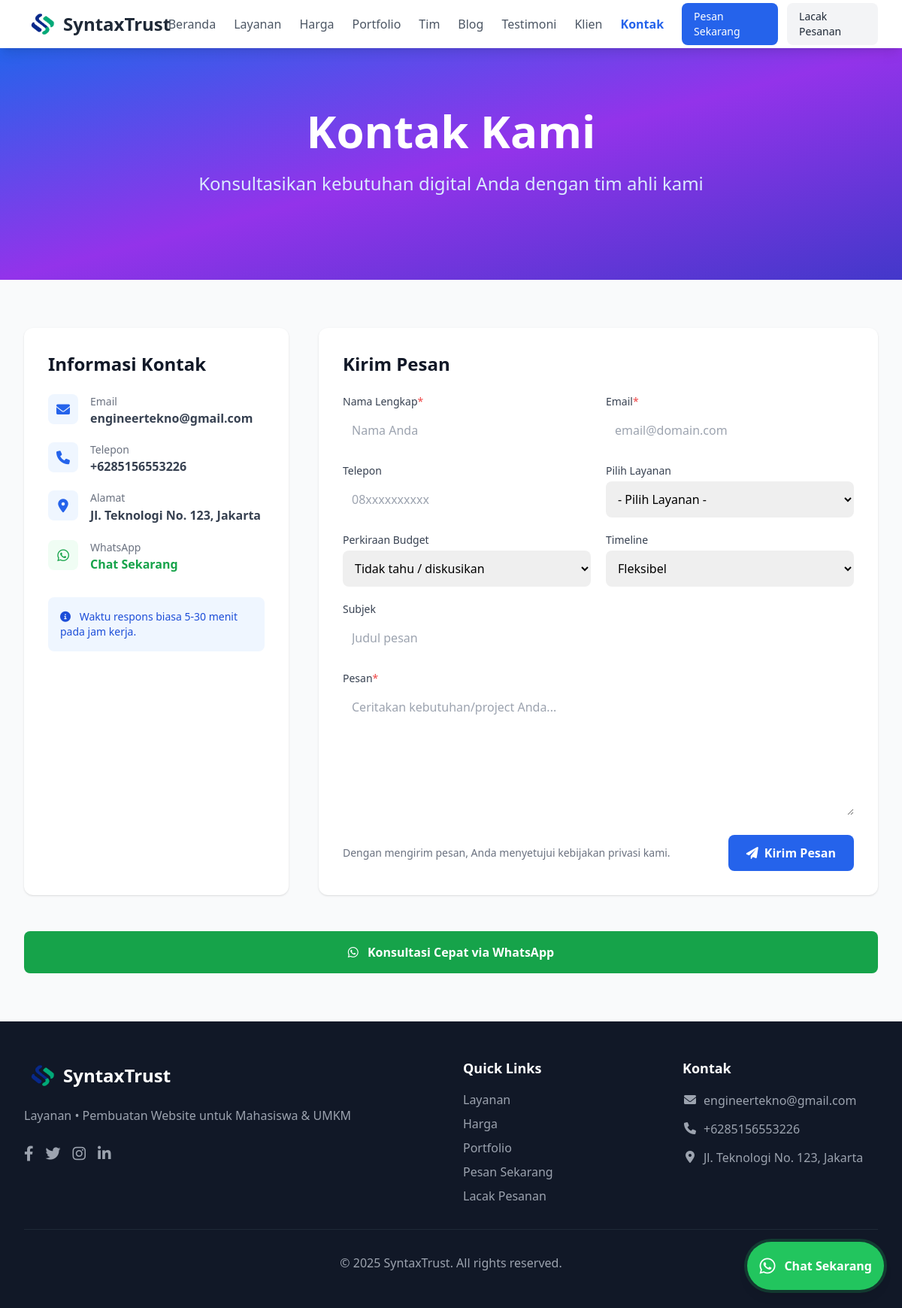
Before: /public/contact.php with the older database file.
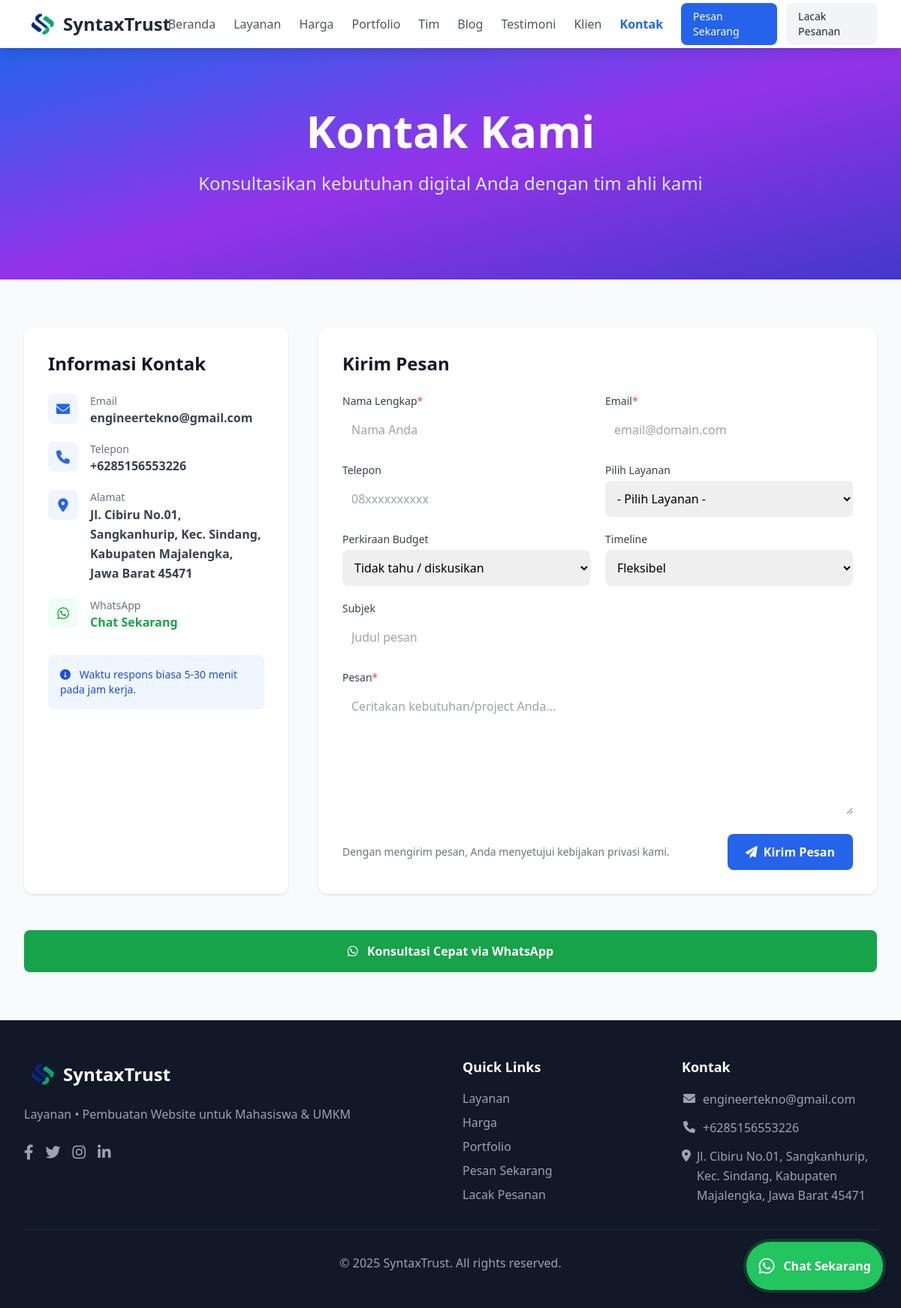
After: the same page with the newer database file.
### tables this page shows
CREATE TABLE `settings` (
  `id` int(11) NOT NULL,
  `setting_key` varchar(100) NOT NULL,
  `setting_value` text DEFAULT NULL,
  `setting_type` enum('text','number','boolean','json') DEFAULT 'text',
  `description` varchar(255) DEFAULT NULL,
  `is_public` tinyint(1) DEFAULT 1,
  `created_at` timestamp NOT NULL DEFAULT current_timestamp(),
  `updated_at` timestamp NOT NULL DEFAULT current_timestamp() ON UPDATE current_timestamp()
);

### public/includes/helpers.php (called while the page is built, shortened)
<?php
require_once __DIR__ . '/../../config/database.php';
if (!function_exists('getSetting')) {
    function getSetting($key, $default = '') {
        global $pdo;
        try {
            $stmt = $pdo->prepare("SELECT setting_value FROM settings WHERE setting_key = ? AND is_public = 1");
            $stmt->execute([$key]);
            $result = $stmt->fetch(PDO::FETCH_ASSOC);
            return $result ? $result['setting_value'] : $default;
        } catch (Exception $e) {
            return $default;
        }
    }
}
if (!function_exists('h')) {
    function h($string) {
        return htmlspecialchars((string)$string, ENT_QUOTES, 'UTF-8');
    }
}

### public/contact.php (the view, shortened to what the changed rows need)
<?php
require_once __DIR__ . '/includes/layout.php';
$site_name = getSetting('site_name', 'SyntaxTrust');
$site_description = getSetting('site_description', 'Layanan Pembuatan Website untuk Mahasiswa & UMKM');
$address = getSetting('address', '');
echo renderPageStart($site_name . ' - Kontak', 'Hubungi ' . $site_name . ' - ' . $site_description, 'contact.php');
?>
    <section class="bg-gradient-to-br from-blue-600 via-purple-600 to-indigo-700 text-white py-20">
        <div class="max-w-7xl mx-auto px-4 sm:px-6 lg:px-8 text-center">
            <h1 class="text-4xl md:text-6xl font-bold mb-6">Kontak Kami</h1>
        </div>
    </section>
    <section class="py-16">
        <div class="max-w-7xl mx-auto px-4 sm:px-6 lg:px-8 grid grid-cols-1 lg:grid-cols-3 gap-10">
            <div class="bg-white rounded-xl shadow p-8">
                <h2 class="text-2xl font-bold text-gray-900 mb-6">Informasi Kontak</h2>
                <ul class="space-y-5 text-gray-700">
                    <li class="flex items-start">
                        <div>
                            <div class="text-sm text-gray-500">Alamat</div>
                            <div class="font-semibold break-words leading-relaxed"><?= h($address) ?></div>
                        </div>
                    </li>
                </ul>
            </div>
            <div class="lg:col-span-2 bg-white rounded-xl shadow p-8">
                <h2 class="text-2xl font-bold text-gray-900 mb-6">Kirim Pesan</h2>
            </div>
        </div>
    </section>
<?php echo renderPageEnd(); ?>

### public/includes/shared-components.php (shortened to what the changed rows need)
    <?php
function renderFooter() {
    ?>
    <footer class="bg-gray-900 text-white py-12">
        <div class="max-w-7xl mx-auto px-4 sm:px-6 lg:px-8">
            <div class="grid grid-cols-1 md:grid-cols-4 gap-8">
                <div>
                    <ul class="space-y-3 text-gray-400">
                        <li class="flex items-start">
                            <i class="fas fa-map-marker-alt mt-1 w-5 text-center text-gray-400"></i>
                            <span class="ml-2 leading-relaxed break-words"><?= h(getSetting('address')) ?></span>
                        </li>
                    </ul>
                </div>
            </div>
        </div>
    </footer>
    <?php
    return ob_get_clean();
}
    ?>

Changed rows visible on the page:
changed settings: setting_value "Jl. Teknologi No. 123, Jakarta" → "Jl. Cibiru No.01, Sangkanhurip, Kec. Sindang, Kabupaten Majalengka, Jawa Barat 45471"
